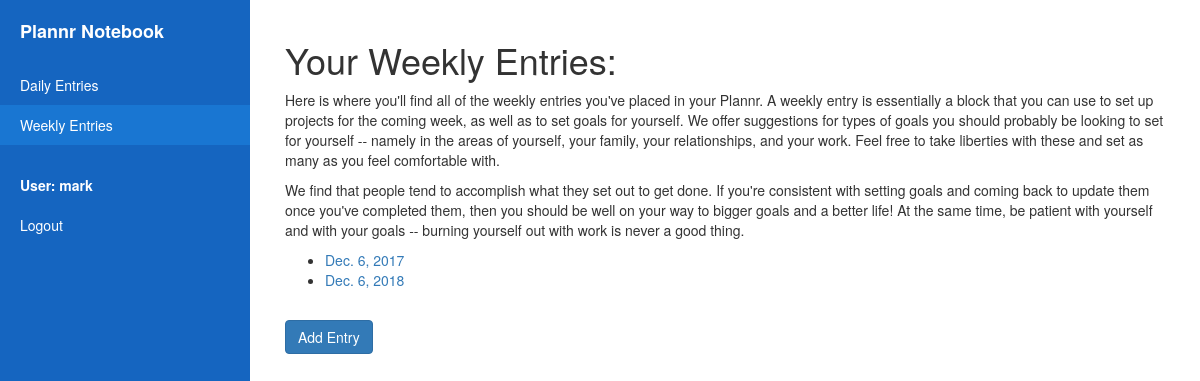
Page /notebook/weekly/ (signed in) on the earlier database version.
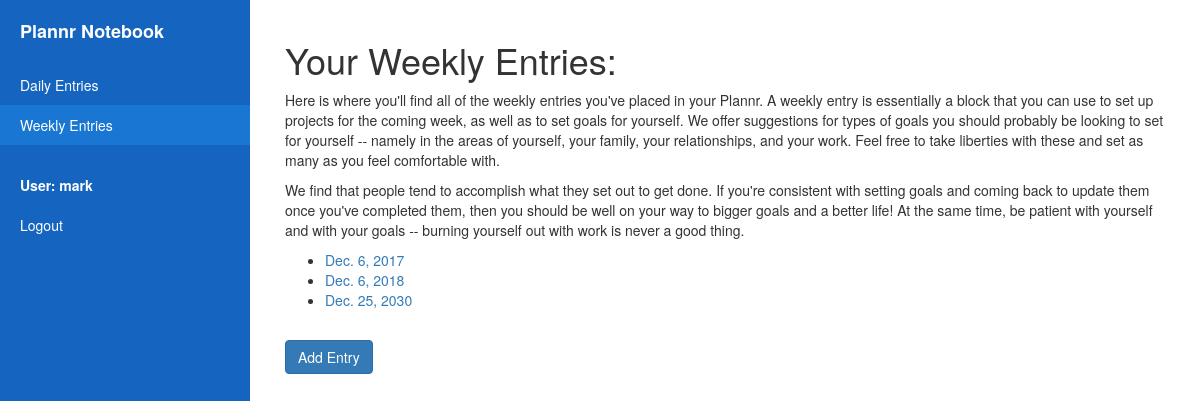
Same page on the later database version.
### notebook/models.py (models this page shows, shortened)
class WeeklyEntry(models.Model):
    author = models.ForeignKey(User, on_delete=models.CASCADE, null=True)
    week_start = models.DateField()
    class Meta:
        ordering = ['week_start']
    def get_absolute_url(self):
        return reverse('weekly_detail', args=[str(self.id)])

### notebook/views.py (the view)
# urls.py: path('weekly/', views.WeeklyListView.as_view(), name='weekly_list'),
class WeeklyListView(LoginRequiredMixin, ListView):
    model = WeeklyEntry
    login_url = '/accounts/login/'
    paginate_by = 10
    def get_queryset(self):
        return WeeklyEntry.objects.filter(author=self.request.user)

### notebook/templates/notebook/weeklyentry_list.html
{% extends "notebook/weeklysection.html" %}
{% block content %}
    <h1>Your Weekly Entries:</h1>
    <p>Here is where you'll find all of the weekly entries you've placed in your Plannr.  A weekly entry is essentially a block that you can use
        to set up projects for the coming week, as well as to set goals for yourself.  We offer suggestions for types of goals you should probably be looking
        to set for yourself -- namely in the areas of yourself, your family, your relationships, and your work.  Feel free to take liberties with these
        and set as many as you feel comfortable with.
    </p>
    <p>We find that people tend to accomplish what they set out to get done.  If you're consistent with setting goals and coming back to update them once
        you've completed them, then you should be well on your way to bigger goals and a better life!  At the same time, be patient with yourself and with
        your goals -- burning yourself out with work is never a good thing.
    </p>
    {% if weeklyentry_list %}
    <ul>
        {% for entry in weeklyentry_list %}
        <li>
            <a href="{{ entry.get_absolute_url }}">{{ entry.week_start }}</a>
        </li>
        {% endfor %}
    </ul>
    {% else %}
        <p><strong>It appears you have no weekly entries.  Why not <a href="/notebook/weekly/add">add one?</a></strong></p>
    {% endif %}
{% endblock %}
{% block button %}
<br>
<a href="{% url 'weekly_entry_add' %}" class="btn btn-primary">Add Entry</a>
{% endblock %}

Differences in the rows shown:
added WeeklyEntry: week_start "Dec. 25, 2030"
